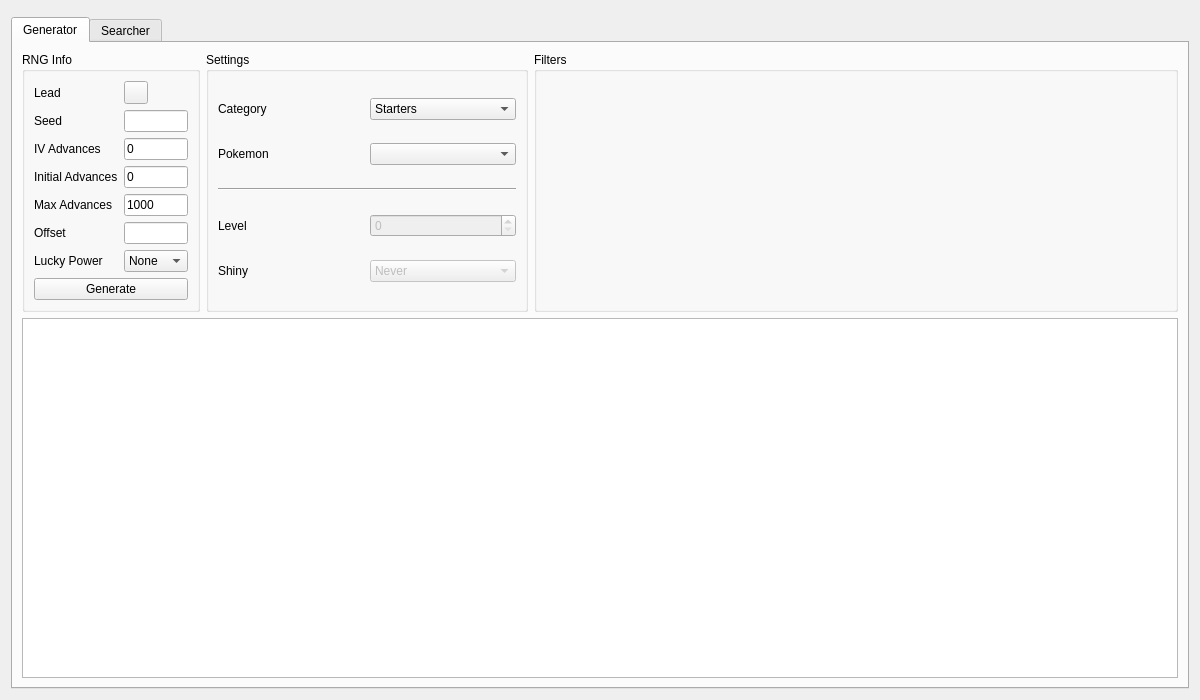
<?xml version="1.0" encoding="UTF-8"?>
<ui version="4.0">
 <class>Static5</class>
 <widget class="QWidget" name="Static5">
  <property name="geometry">
   <rect>
    <x>0</x>
    <y>0</y>
    <width>1200</width>
    <height>700</height>
   </rect>
  </property>
  <property name="windowTitle">
   <string>Gen 5 Static</string>
  </property>
  <layout class="QGridLayout" name="gridLayout">
   <item row="0" column="0">
    <widget class="ProfileDisplay5" name="profileDisplay" native="true">
    </widget>
   </item>
   <item row="1" column="0">
    <widget class="TabWidget" name="tabRNGSelector">
     <widget class="QWidget" name="tabGenerator">
      <attribute name="title">
       <string>Generator</string>
      </attribute>
      <layout class="QGridLayout" name="gridLayout_1">
       <item row="0" column="0">
        <widget class="QGroupBox" name="groupBoxGeneratorRNGInfo">
         <property name="sizePolicy">
          <sizepolicy hsizetype="Preferred" vsizetype="Preferred">
           <horstretch>1</horstretch>
           <verstretch>0</verstretch>
          </sizepolicy>
         </property>
         <property name="title">
          <string>RNG Info</string>
         </property>
         <layout class="QGridLayout" name="gridLayout_2">
          <item row="0" column="0">
           <widget class="QLabel" name="labelGeneratorLead">
            <property name="text">
             <string>Lead</string>
            </property>
           </widget>
          </item>
          <item row="0" column="1">
           <widget class="ComboMenu" name="comboMenuGeneratorLead"/>
          </item>
          <item row="1" column="0">
           <widget class="QLabel" name="labelGeneratorSeed">
            <property name="text">
             <string>Seed</string>
            </property>
           </widget>
          </item>
          <item row="1" column="1">
           <widget class="TextBox" name="textBoxGeneratorSeed"/>
          </item>
          <item row="2" column="0">
           <widget class="QLabel" name="labelGeneratorIVAdvances">
            <property name="text">
             <string>IV Advances</string>
            </property>
           </widget>
          </item>
          <item row="2" column="1">
           <widget class="TextBox" name="textBoxGeneratorIVAdvances">
            <property name="text">
             <string>0</string>
            </property>
           </widget>
          </item>
          <item row="3" column="0">
           <widget class="QLabel" name="labelGeneratorInitialAdvances">
            <property name="text">
             <string>Initial Advances</string>
            </property>
           </widget>
          </item>
          <item row="3" column="1">
           <widget class="TextBox" name="textBoxGeneratorInitialAdvances">
            <property name="text">
             <string notr="true">0</string>
            </property>
           </widget>
          </item>
          <item row="4" column="0">
           <widget class="QLabel" name="labelGeneratorMaxAdvances">
            <property name="text">
             <string>Max Advances</string>
            </property>
           </widget>
          </item>
          <item row="4" column="1">
           <widget class="TextBox" name="textBoxGeneratorMaxAdvances">
            <property name="text">
             <string notr="true">1000</string>
            </property>
           </widget>
          </item>
          <item row="5" column="0">
           <widget class="QLabel" name="labelGeneratorOffset">
            <property name="text">
             <string>Offset</string>
            </property>
           </widget>
          </item>
          <item row="5" column="1">
           <widget class="TextBox" name="textBoxGeneratorOffset"/>
          </item>
          <item row="6" column="0">
           <widget class="QLabel" name="labelGeneratorLuckyPower">
            <property name="text">
             <string>Lucky Power</string>
            </property>
           </widget>
          </item>
          <item row="6" column="1">
           <widget class="ComboBox" name="comboBoxGeneratorLuckyPower">
            <item>
             <property name="text">
              <string>None</string>
             </property>
            </item>
            <item>
             <property name="text">
              <string>↑↑↑ / S</string>
             </property>
            </item>
           </widget>
          </item>
          <item row="7" column="0" colspan="2">
           <widget class="QPushButton" name="pushButtonGenerate">
            <property name="text">
             <string>Generate</string>
            </property>
           </widget>
          </item>
         </layout>
        </widget>
       </item>
       <item row="0" column="1">
        <widget class="QGroupBox" name="groupBoxGeneratorSettings">
         <property name="sizePolicy">
          <sizepolicy hsizetype="Preferred" vsizetype="Preferred">
           <horstretch>2</horstretch>
           <verstretch>0</verstretch>
          </sizepolicy>
         </property>
         <property name="title">
          <string>Settings</string>
         </property>
         <layout class="QGridLayout" name="gridLayout_3">
          <item row="0" column="0">
           <widget class="QLabel" name="labelGeneratorCategory">
            <property name="text">
             <string>Category</string>
            </property>
           </widget>
          </item>
          <item row="0" column="1">
           <widget class="ComboBox" name="comboBoxGeneratorCategory">
            <item>
             <property name="text">
              <string>Starters</string>
             </property>
            </item>
            <item>
             <property name="text">
              <string>Fossils</string>
             </property>
            </item>
            <item>
             <property name="text">
              <string>Gifts</string>
             </property>
            </item>
            <item>
             <property name="text">
              <string>Stationary</string>
             </property>
            </item>
            <item>
             <property name="text">
              <string>Legends</string>
             </property>
            </item>
            <item>
             <property name="text">
              <string>Events</string>
             </property>
            </item>
            <item>
             <property name="text">
              <string>Roamers</string>
             </property>
            </item>
            <item>
             <property name="text">
              <string>Curtis</string>
             </property>
            </item>
            <item>
             <property name="text">
              <string>Yancy</string>
             </property>
            </item>
           </widget>
          </item>
          <item row="1" column="0">
           <widget class="QLabel" name="labelGeneratorPokemon">
            <property name="text">
             <string>Pokemon</string>
            </property>
           </widget>
          </item>
          <item row="1" column="1">
           <widget class="ComboBox" name="comboBoxGeneratorPokemon"/>
          </item>
          <item row="2" column="0" colspan="2">
           <widget class="Line" name="line">
            <property name="orientation">
             <enum>Qt::Orientation::Horizontal</enum>
            </property>
           </widget>
          </item>
          <item row="3" column="0">
           <widget class="QLabel" name="labelGeneratorLevel">
            <property name="text">
             <string>Level</string>
            </property>
           </widget>
          </item>
          <item row="3" column="1">
           <widget class="QSpinBox" name="spinBoxGeneratorLevel">
            <property name="enabled">
             <bool>false</bool>
            </property>
           </widget>
          </item>
          <item row="4" column="0">
           <widget class="QLabel" name="labelGeneratorShiny">
            <property name="text">
             <string>Shiny</string>
            </property>
           </widget>
          </item>
          <item row="4" column="1">
           <widget class="ComboBox" name="comboBoxGeneratorShiny">
            <property name="enabled">
             <bool>false</bool>
            </property>
            <item>
             <property name="text">
              <string>Never</string>
             </property>
            </item>
            <item>
             <property name="text">
              <string>Random</string>
             </property>
            </item>
            <item>
             <property name="text">
              <string>Always</string>
             </property>
            </item>
           </widget>
          </item>
         </layout>
        </widget>
       </item>
       <item row="0" column="2">
        <widget class="QGroupBox" name="groupBoxGeneratorFilters">
         <property name="sizePolicy">
          <sizepolicy hsizetype="Preferred" vsizetype="Preferred">
           <horstretch>4</horstretch>
           <verstretch>0</verstretch>
          </sizepolicy>
         </property>
         <property name="title">
          <string>Filters</string>
         </property>
         <layout class="QGridLayout" name="gridLayout_4">
          <item row="0" column="0" rowspan="2">
           <widget class="Filter" name="filterGenerator" native="true"/>
          </item>
         </layout>
        </widget>
       </item>
       <item row="1" column="0" colspan="3">
        <widget class="TableView" name="tableViewGenerator"/>
       </item>
      </layout>
     </widget>
     <widget class="QWidget" name="tabSearcher">
      <attribute name="title">
       <string>Searcher</string>
      </attribute>
      <layout class="QGridLayout" name="gridLayout_5">
       <item row="0" column="0">
        <widget class="QGroupBox" name="groupBoxSearcherRNGInfo">
         <property name="sizePolicy">
          <sizepolicy hsizetype="Preferred" vsizetype="Preferred">
           <horstretch>1</horstretch>
           <verstretch>0</verstretch>
          </sizepolicy>
         </property>
         <property name="title">
          <string>RNG Info</string>
         </property>
         <layout class="QGridLayout" name="gridLayout_6">
          <item row="0" column="0">
           <widget class="QLabel" name="labelSearcherLead">
            <property name="text">
             <string>Lead</string>
            </property>
           </widget>
          </item>
          <item row="0" column="1">
           <widget class="ComboMenu" name="comboMenuSearcherLead"/>
          </item>
          <item row="1" column="0">
           <widget class="QLabel" name="labelSearcherInitialIVAdvances">
            <property name="text">
             <string>Initial IV Advances</string>
            </property>
           </widget>
          </item>
          <item row="1" column="1">
           <widget class="TextBox" name="textBoxSearcherInitialIVAdvances">
            <property name="text">
             <string>0</string>
            </property>
           </widget>
          </item>
          <item row="2" column="0">
           <widget class="QLabel" name="labelSearcherMaxIVAdvances">
            <property name="text">
             <string>Max IV Advances</string>
            </property>
           </widget>
          </item>
          <item row="2" column="1">
           <widget class="TextBox" name="textBoxSearcherMaxIVAdvances">
            <property name="text">
             <string>0</string>
            </property>
           </widget>
          </item>
          <item row="3" column="0">
           <widget class="QLabel" name="labelSearcherInitialAdvances">
            <property name="text">
             <string>Initial Advances</string>
            </property>
           </widget>
          </item>
          <item row="3" column="1">
           <widget class="TextBox" name="textBoxSearcherInitialAdvances">
            <property name="text">
             <string>0</string>
            </property>
           </widget>
          </item>
          <item row="4" column="0">
           <widget class="QLabel" name="labelSearcherMaxAdvances">
            <property name="text">
             <string>Max Advances</string>
            </property>
           </widget>
          </item>
          <item row="4" column="1">
           <widget class="TextBox" name="textBoxSearcherMaxAdvances">
            <property name="text">
             <string notr="true">100</string>
            </property>
           </widget>
          </item>
          <item row="5" column="0">
           <widget class="QLabel" name="labelSearcherLuckyPower">
            <property name="text">
             <string>Lucky Power</string>
            </property>
           </widget>
          </item>
          <item row="5" column="1">
           <widget class="ComboMenu" name="comboBoxSearcherLuckyPower"/>
          </item>
          <item row="6" column="0">
           <widget class="QLabel" name="labelSearcherStartDate">
            <property name="text">
             <string>Start Date</string>
            </property>
           </widget>
          </item>
          <item row="6" column="1">
           <widget class="DateEdit" name="dateEditSearcherStartDate"/>
          </item>
          <item row="7" column="0">
           <widget class="QLabel" name="labelSearcherEndDate">
            <property name="text">
             <string>End Date</string>
            </property>
           </widget>
          </item>
          <item row="7" column="1">
           <widget class="DateEdit" name="dateEditSearcherEndDate"/>
          </item>
          <item row="8" column="0" colspan="2">
           <layout class="QHBoxLayout" name="horizontalLayout">
            <item>
             <widget class="QPushButton" name="pushButtonSearch">
              <property name="text">
               <string>Search</string>
              </property>
             </widget>
            </item>
            <item>
             <widget class="QPushButton" name="pushButtonCancel">
              <property name="enabled">
               <bool>false</bool>
              </property>
              <property name="text">
               <string>Cancel</string>
              </property>
             </widget>
            </item>
           </layout>
          </item>
         </layout>
        </widget>
       </item>
       <item row="0" column="1">
        <widget class="QGroupBox" name="groupBoxSearcherSettings">
         <property name="sizePolicy">
          <sizepolicy hsizetype="Preferred" vsizetype="Preferred">
           <horstretch>2</horstretch>
           <verstretch>0</verstretch>
          </sizepolicy>
         </property>
         <property name="title">
          <string>Settings</string>
         </property>
         <layout class="QGridLayout" name="gridLayout_7">
          <item row="0" column="0">
           <widget class="QLabel" name="labelSearcherCategory">
            <property name="text">
             <string>Category</string>
            </property>
           </widget>
          </item>
          <item row="0" column="1" colspan="2">
           <widget class="ComboBox" name="comboBoxSearcherCategory">
            <item>
             <property name="text">
              <string>Starters</string>
             </property>
            </item>
            <item>
             <property name="text">
              <string>Fossils</string>
             </property>
            </item>
            <item>
             <property name="text">
              <string>Gifts</string>
             </property>
            </item>
            <item>
             <property name="text">
              <string>Stationary</string>
             </property>
            </item>
            <item>
             <property name="text">
              <string>Legends</string>
             </property>
            </item>
            <item>
             <property name="text">
              <string>Events</string>
             </property>
            </item>
            <item>
             <property name="text">
              <string>Roamers</string>
             </property>
            </item>
            <item>
             <property name="text">
              <string>Curtis</string>
             </property>
            </item>
            <item>
             <property name="text">
              <string>Yancy</string>
             </property>
            </item>
           </widget>
          </item>
          <item row="1" column="0">
           <widget class="QLabel" name="labelSearcherPokemon">
            <property name="text">
             <string>Pokemon</string>
            </property>
           </widget>
          </item>
          <item row="1" column="1" colspan="2">
           <widget class="ComboBox" name="comboBoxSearcherPokemon"/>
          </item>
          <item row="2" column="0" colspan="3">
           <widget class="Line" name="line_1">
            <property name="orientation">
             <enum>Qt::Orientation::Horizontal</enum>
            </property>
           </widget>
          </item>
          <item row="3" column="0">
           <widget class="QLabel" name="labelSearcherLevel">
            <property name="text">
             <string>Level</string>
            </property>
           </widget>
          </item>
          <item row="3" column="1" colspan="2">
           <widget class="QSpinBox" name="spinBoxSearcherLevel">
            <property name="enabled">
             <bool>false</bool>
            </property>
           </widget>
          </item>
          <item row="4" column="0">
           <widget class="QLabel" name="labelSearcherShiny">
            <property name="text">
             <string>Shiny</string>
            </property>
           </widget>
          </item>
          <item row="4" column="1" colspan="2">
           <widget class="ComboBox" name="comboBoxSearcherShiny">
            <property name="enabled">
             <bool>false</bool>
            </property>
            <item>
             <property name="text">
              <string>Never</string>
             </property>
            </item>
            <item>
             <property name="text">
              <string>Random</string>
             </property>
            </item>
            <item>
             <property name="text">
              <string>Always</string>
             </property>
            </item>
           </widget>
          </item>
          <item row="5" column="0" colspan="3">
           <widget class="Line" name="line_2">
            <property name="orientation">
             <enum>Qt::Orientation::Horizontal</enum>
            </property>
           </widget>
          </item>
          <item row="6" column="0" colspan="3">
           <widget class="QLabel" name="labelIVFastSearch">
            <property name="sizePolicy">
             <sizepolicy hsizetype="Preferred" vsizetype="Fixed">
              <horstretch>0</horstretch>
              <verstretch>0</verstretch>
             </sizepolicy>
            </property>
            <property name="text">
             <string/>
            </property>
           </widget>
          </item>
         </layout>
        </widget>
       </item>
       <item row="0" column="2">
        <widget class="QGroupBox" name="groupBoxSearcherFilters">
         <property name="sizePolicy">
          <sizepolicy hsizetype="Preferred" vsizetype="Preferred">
           <horstretch>4</horstretch>
           <verstretch>0</verstretch>
          </sizepolicy>
         </property>
         <property name="title">
          <string>Filters</string>
         </property>
         <layout class="QGridLayout" name="gridLayout_8">
          <item row="0" column="0" rowspan="2">
           <widget class="Filter" name="filterSearcher" native="true"/>
          </item>
         </layout>
        </widget>
       </item>
       <item row="1" column="0" colspan="3">
        <widget class="QProgressBar" name="progressBar"/>
       </item>
       <item row="2" column="0" colspan="3">
        <widget class="TableView" name="tableViewSearcher">
         <property name="sortingEnabled">
          <bool>true</bool>
         </property>
        </widget>
       </item>
      </layout>
     </widget>
    </widget>
   </item>
  </layout>
 </widget>
 <customwidgets>
  <customwidget>
   <class>TextBox</class>
   <extends>QLineEdit</extends>
   <header>Form/Controls/TextBox.hpp</header>
  </customwidget>
  <customwidget>
   <class>TableView</class>
   <extends>QTableView</extends>
   <header>Form/Controls/TableView.hpp</header>
  </customwidget>
  <customwidget>
   <class>Filter</class>
   <extends>QWidget</extends>
   <header>Form/Controls/Filter.hpp</header>
   <container>1</container>
  </customwidget>
  <customwidget>
   <class>TabWidget</class>
   <extends>QTabWidget</extends>
   <header>Form/Controls/TabWidget.hpp</header>
   <container>1</container>
  </customwidget>
  <customwidget>
   <class>ProfileDisplay5</class>
   <extends>QWidget</extends>
   <header>Form/Gen5/Profile/ProfileDisplay5.hpp</header>
   <container>1</container>
  </customwidget>
  <customwidget>
   <class>ComboBox</class>
   <extends>QComboBox</extends>
   <header>Form/Controls/ComboBox.hpp</header>
  </customwidget>
  <customwidget>
   <class>DateEdit</class>
   <extends>QDateEdit</extends>
   <header>Form/Controls/DateEdit.hpp</header>
  </customwidget>
  <customwidget>
   <class>ComboMenu</class>
   <extends>QToolButton</extends>
   <header>Form/Controls/ComboMenu.hpp</header>
  </customwidget>
 </customwidgets>
 <tabstops>
  <tabstop>tabRNGSelector</tabstop>
  <tabstop>comboMenuGeneratorLead</tabstop>
  <tabstop>textBoxGeneratorSeed</tabstop>
  <tabstop>textBoxGeneratorIVAdvances</tabstop>
  <tabstop>textBoxGeneratorInitialAdvances</tabstop>
  <tabstop>textBoxGeneratorMaxAdvances</tabstop>
  <tabstop>textBoxGeneratorOffset</tabstop>
  <tabstop>comboBoxGeneratorLuckyPower</tabstop>
  <tabstop>pushButtonGenerate</tabstop>
  <tabstop>comboBoxGeneratorCategory</tabstop>
  <tabstop>comboBoxGeneratorPokemon</tabstop>
  <tabstop>spinBoxGeneratorLevel</tabstop>
  <tabstop>comboBoxGeneratorShiny</tabstop>
  <tabstop>tableViewGenerator</tabstop>
  <tabstop>comboMenuSearcherLead</tabstop>
  <tabstop>textBoxSearcherInitialIVAdvances</tabstop>
  <tabstop>textBoxSearcherMaxIVAdvances</tabstop>
  <tabstop>textBoxSearcherInitialAdvances</tabstop>
  <tabstop>textBoxSearcherMaxAdvances</tabstop>
  <tabstop>comboBoxSearcherLuckyPower</tabstop>
  <tabstop>dateEditSearcherStartDate</tabstop>
  <tabstop>dateEditSearcherEndDate</tabstop>
  <tabstop>pushButtonSearch</tabstop>
  <tabstop>pushButtonCancel</tabstop>
  <tabstop>comboBoxSearcherCategory</tabstop>
  <tabstop>comboBoxSearcherPokemon</tabstop>
  <tabstop>spinBoxSearcherLevel</tabstop>
  <tabstop>comboBoxSearcherShiny</tabstop>
  <tabstop>tableViewSearcher</tabstop>
 </tabstops>
 <resources/>
 <connections/>
</ui>
